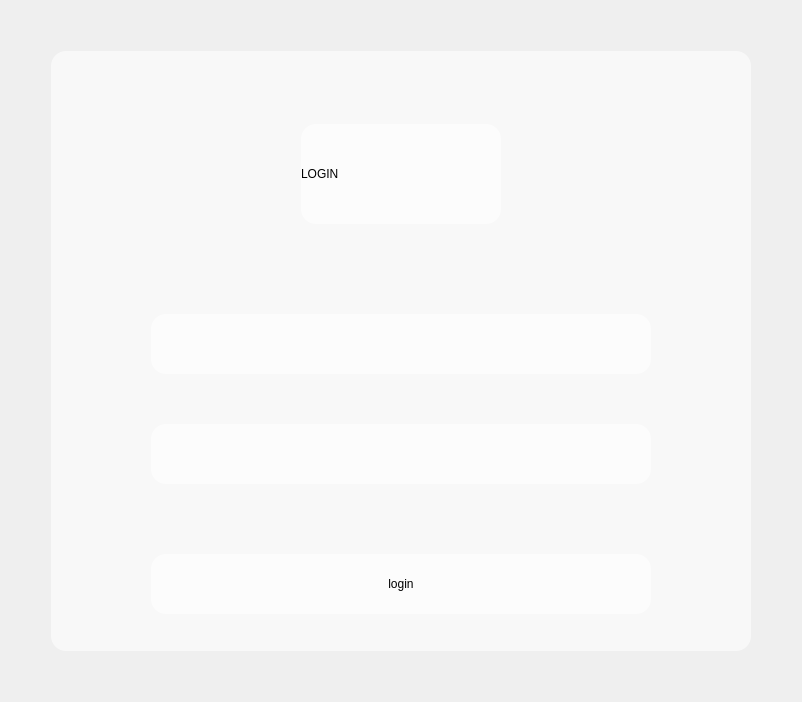
     <widget class="QWidget" name="page_4">
      <layout class="QGridLayout" name="gridLayout_3">
       <item row="2" column="0">
        <spacer name="horizontalSpacer_13">
         <property name="orientation">
          <enum>Qt::Horizontal</enum>
         </property>
         <property name="sizeHint" stdset="0">
          <size>
           <width>40</width>
           <height>20</height>
          </size>
         </property>
        </spacer>
       </item>
       <item row="3" column="1">
        <spacer name="verticalSpacer_3">
         <property name="orientation">
          <enum>Qt::Vertical</enum>
         </property>
         <property name="sizeHint" stdset="0">
          <size>
           <width>20</width>
           <height>40</height>
          </size>
         </property>
        </spacer>
       </item>
       <item row="2" column="2">
        <spacer name="horizontalSpacer_14">
         <property name="orientation">
          <enum>Qt::Horizontal</enum>
         </property>
         <property name="sizeHint" stdset="0">
          <size>
           <width>40</width>
           <height>20</height>
          </size>
         </property>
        </spacer>
       </item>
       <item row="0" column="1">
        <spacer name="verticalSpacer">
         <property name="orientation">
          <enum>Qt::Vertical</enum>
         </property>
         <property name="sizeType">
          <enum>QSizePolicy::Expanding</enum>
         </property>
         <property name="sizeHint" stdset="0">
          <size>
           <width>20</width>
           <height>40</height>
          </size>
         </property>
        </spacer>
       </item>
       <item row="2" column="1">
        <widget class="QWidget" name="widget_13" native="true">
         <property name="minimumSize">
          <size>
           <width>700</width>
           <height>600</height>
          </size>
         </property>
         <property name="maximumSize">
          <size>
           <width>700</width>
           <height>600</height>
          </size>
         </property>
         <property name="styleSheet">
          <string notr="true">QWidget
{
border-radius: 15px;
background: rgba(255,255,255,150);
}</string>
         </property>
         <layout class="QVBoxLayout" name="verticalLayout_13">
          <item>
           <spacer name="verticalSpacer_8">
            <property name="orientation">
             <enum>Qt::Vertical</enum>
            </property>
            <property name="sizeType">
             <enum>QSizePolicy::Fixed</enum>
            </property>
            <property name="sizeHint" stdset="0">
             <size>
              <width>20</width>
              <height>40</height>
             </size>
            </property>
           </spacer>
          </item>
          <item alignment="Qt::AlignHCenter">
           <widget class="QLabel" name="label_login">
            <property name="minimumSize">
             <size>
              <width>200</width>
              <height>100</height>
             </size>
            </property>
            <property name="maximumSize">
             <size>
              <width>200</width>
              <height>100</height>
             </size>
            </property>
            <property name="styleSheet">
             <string notr="true"/>
            </property>
            <property name="text">
             <string>LOGIN</string>
            </property>
           </widget>
          </item>
          <item>
           <spacer name="verticalSpacer_6">
            <property name="orientation">
             <enum>Qt::Vertical</enum>
            </property>
            <property name="sizeType">
             <enum>QSizePolicy::Fixed</enum>
            </property>
            <property name="sizeHint" stdset="0">
             <size>
              <width>40</width>
              <height>60</height>
             </size>
            </property>
           </spacer>
          </item>
          <item alignment="Qt::AlignHCenter">
           <widget class="QLineEdit" name="lineEdit_user">
            <property name="minimumSize">
             <size>
              <width>500</width>
              <height>60</height>
             </size>
            </property>
            <property name="maximumSize">
             <size>
              <width>500</width>
              <height>60</height>
             </size>
            </property>
           </widget>
          </item>
          <item>
           <spacer name="verticalSpacer_5">
            <property name="orientation">
             <enum>Qt::Vertical</enum>
            </property>
            <property name="sizeType">
             <enum>QSizePolicy::Fixed</enum>
            </property>
            <property name="sizeHint" stdset="0">
             <size>
              <width>20</width>
              <height>20</height>
             </size>
            </property>
           </spacer>
          </item>
          <item alignment="Qt::AlignHCenter">
           <widget class="QLineEdit" name="lineEdit_pwd">
            <property name="minimumSize">
             <size>
              <width>500</width>
              <height>60</height>
             </size>
            </property>
            <property name="maximumSize">
             <size>
              <width>500</width>
              <height>60</height>
             </size>
            </property>
           </widget>
          </item>
          <item>
           <spacer name="verticalSpacer_4">
            <property name="orientation">
             <enum>Qt::Vertical</enum>
            </property>
            <property name="sizeType">
             <enum>QSizePolicy::Fixed</enum>
            </property>
            <property name="sizeHint" stdset="0">
             <size>
              <width>20</width>
              <height>40</height>
             </size>
            </property>
           </spacer>
          </item>
          <item alignment="Qt::AlignHCenter">
           <widget class="QPushButton" name="btn_login">
            <property name="minimumSize">
             <size>
              <width>500</width>
              <height>60</height>
             </size>
            </property>
            <property name="maximumSize">
             <size>
              <width>500</width>
              <height>60</height>
             </size>
            </property>
            <property name="text">
             <string>login</string>
            </property>
           </widget>
          </item>
         </layout>
        </widget>
       </item>
      </layout>
     </widget>
